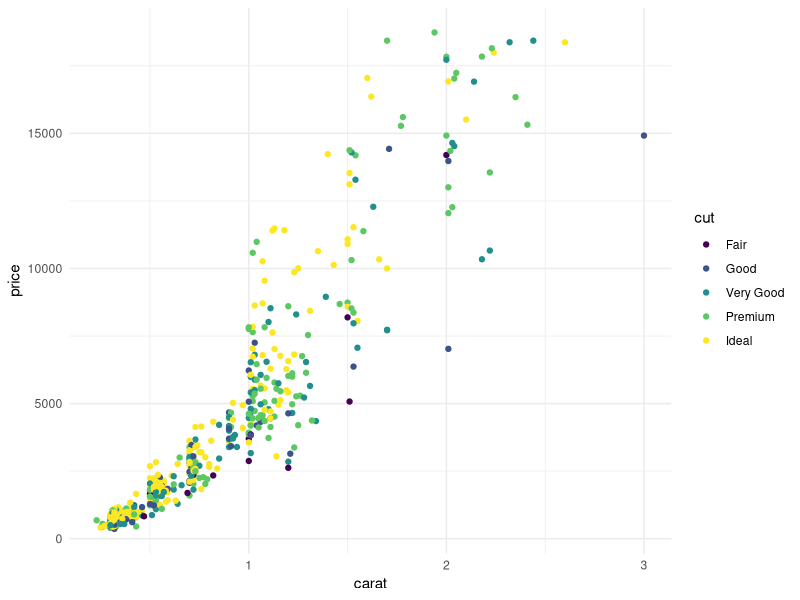

This chart was generated by the following R code:
## ---- chunk 1
library(dplyr)
library(ggplot2)

diamonds %>% 
  slice_sample(n = 500) %>%
  ggplot() + 
  geom_point(aes(carat, price, color = cut)) + 
  theme_minimal()
## ---- chunk 2
knitr::kable(head(iris), caption = "my table")
